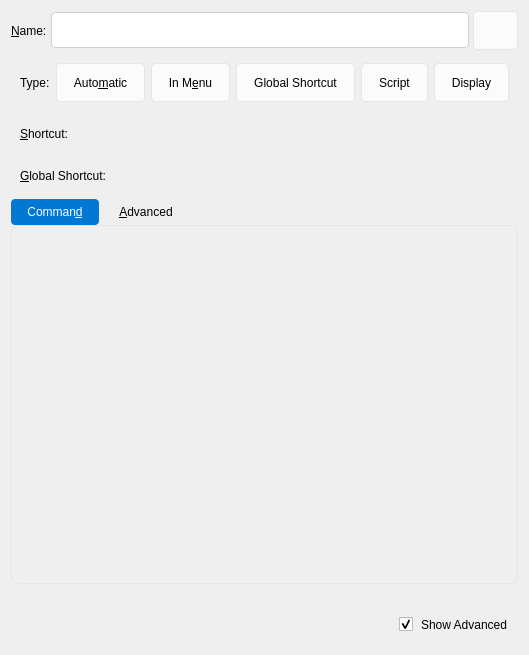
<?xml version="1.0" encoding="UTF-8"?>
<ui version="4.0">
 <class>CommandWidget</class>
 <widget class="QWidget" name="CommandWidget">
  <property name="styleSheet">
   <string>
QLineEdit, QComboBox { border-radius: 4px; border: 1px solid #D1D1D1; padding: 5px 8px; min-height: 24px; background: #FFFFFF; }
QComboBox:focus, QLineEdit:focus { border: 1px solid #0078D4; }
QToolButton { border-radius: 4px; padding: 5px 12px; min-height: 24px; border: 1px solid #E5E5E5; background: #FBFBFB; }
QToolButton:hover { background: #F5F5F5; }
QToolButton:checked { background: #0078D4; color: #FFFFFF; border: 1px solid #0078D4; }
QCheckBox { spacing: 8px; }
QGroupBox { border-radius: 8px; border: 1px solid #E5E5E5; margin-top: 12px; padding: 12px; background: #FFFFFF; }
QGroupBox::title { subcontrol-origin: margin; subcontrol-position: top left; padding: 0 8px; left: 12px; }
QTabWidget::pane { border: 1px solid #E5E5E5; border-radius: 8px; }
QTabBar::tab { border-radius: 4px; padding: 6px 16px; margin-right: 4px; }
QTabBar::tab:selected { background: #0078D4; color: #FFFFFF; }
QScrollArea { border: none; }
QScrollBar:vertical { border: none; background: transparent; width: 8px; margin: 0; }
QScrollBar::handle:vertical { background: #C0C0C0; border-radius: 4px; min-height: 24px; }
QScrollBar::handle:vertical:hover { background: #A0A0A0; }
QScrollBar::add-line:vertical, QScrollBar::sub-line:vertical { height: 0; }
QScrollBar:horizontal { border: none; background: transparent; height: 8px; margin: 0; }
QScrollBar::handle:horizontal { background: #C0C0C0; border-radius: 4px; min-width: 24px; }
QScrollBar::handle:horizontal:hover { background: #A0A0A0; }
QScrollBar::add-line:horizontal, QScrollBar::sub-line:horizontal { width: 0; }
   </string>
  </property>
  <property name="geometry">
   <rect>
    <x>0</x>
    <y>0</y>
    <width>453</width>
    <height>655</height>
   </rect>
  </property>
  <property name="focusPolicy">
   <enum>Qt::WheelFocus</enum>
  </property>
  <layout class="QVBoxLayout" name="verticalLayout_2">
   <property name="spacing">
    <number>4</number>
   </property>
   <item>
    <layout class="QHBoxLayout" name="horizontalLayout">
     <item>
      <widget class="QLabel" name="label_3">
       <property name="sizePolicy">
        <sizepolicy hsizetype="Preferred" vsizetype="Preferred">
         <horstretch>0</horstretch>
         <verstretch>0</verstretch>
        </sizepolicy>
       </property>
       <property name="text">
        <string>&amp;Name:</string>
       </property>
       <property name="buddy">
        <cstring>lineEditName</cstring>
       </property>
      </widget>
     </item>
     <item>
      <widget class="QLineEdit" name="lineEditName">
       <property name="toolTip">
        <string>Command name shown in menu</string>
       </property>
      </widget>
     </item>
     <item>
      <widget class="IconSelectButton" name="buttonIcon"/>
     </item>
    </layout>
   </item>
   <item>
    <widget class="QWidget" name="widgetCommandType" native="true">
     <layout class="QHBoxLayout" name="horizontalLayout_9">
      <item>
       <widget class="QLabel" name="label_2">
        <property name="text">
         <string>Type:</string>
        </property>
       </widget>
      </item>
      <item>
       <widget class="QToolButton" name="toolButtonAutomatic">
        <property name="toolTip">
         <string>Run the command automatically if clipboard has new content</string>
        </property>
        <property name="text">
         <string extracomment="Type of command; triggered by whenever clipboard changes">Auto&amp;matic</string>
        </property>
        <property name="checkable">
         <bool>true</bool>
        </property>
        <property name="toolButtonStyle">
         <enum>Qt::ToolButtonTextBesideIcon</enum>
        </property>
       </widget>
      </item>
      <item>
       <widget class="QToolButton" name="toolButtonInMenu">
        <property name="toolTip">
         <string>Show command in context menu of matching items</string>
        </property>
        <property name="text">
         <string extracomment="Type of command; triggered by a custom application shortcut">In M&amp;enu</string>
        </property>
        <property name="checkable">
         <bool>true</bool>
        </property>
        <property name="toolButtonStyle">
         <enum>Qt::ToolButtonTextBesideIcon</enum>
        </property>
       </widget>
      </item>
      <item>
       <widget class="QToolButton" name="toolButtonGlobalShortcut">
        <property name="text">
         <string extracomment="Type of command; triggered by a custom global/system shortcut">Global Shortcut</string>
        </property>
        <property name="checkable">
         <bool>true</bool>
        </property>
        <property name="toolButtonStyle">
         <enum>Qt::ToolButtonTextBesideIcon</enum>
        </property>
       </widget>
      </item>
      <item>
       <widget class="QToolButton" name="toolButtonIsScript">
        <property name="text">
         <string extracomment="Type of command; allows to extend scripting capabilities">Script</string>
        </property>
        <property name="checkable">
         <bool>true</bool>
        </property>
        <property name="toolButtonStyle">
         <enum>Qt::ToolButtonTextBesideIcon</enum>
        </property>
       </widget>
      </item>
      <item>
       <widget class="QToolButton" name="toolButtonDisplay">
        <property name="text">
         <string extracomment="Type of command; allows change how items are displayed">Display</string>
        </property>
        <property name="checkable">
         <bool>true</bool>
        </property>
        <property name="toolButtonStyle">
         <enum>Qt::ToolButtonTextBesideIcon</enum>
        </property>
       </widget>
      </item>
      <item>
       <spacer name="horizontalSpacer_4">
        <property name="orientation">
         <enum>Qt::Horizontal</enum>
        </property>
        <property name="sizeHint" stdset="0">
         <size>
          <width>40</width>
          <height>20</height>
         </size>
        </property>
       </spacer>
      </item>
     </layout>
    </widget>
   </item>
   <item>
    <widget class="QWidget" name="widgetMenuShortcut" native="true">
     <layout class="QHBoxLayout" name="horizontalLayout_4">
      <item>
       <widget class="QLabel" name="labelShortcut">
        <property name="sizePolicy">
         <sizepolicy hsizetype="Maximum" vsizetype="Preferred">
          <horstretch>0</horstretch>
          <verstretch>0</verstretch>
         </sizepolicy>
        </property>
        <property name="text">
         <string>&amp;Shortcut:</string>
        </property>
        <property name="buddy">
         <cstring>shortcutButton</cstring>
        </property>
       </widget>
      </item>
      <item>
       <widget class="ShortcutButton" name="shortcutButton" native="true">
        <property name="focusPolicy">
         <enum>Qt::WheelFocus</enum>
        </property>
       </widget>
      </item>
      <item>
       <spacer name="horizontalSpacer">
        <property name="orientation">
         <enum>Qt::Horizontal</enum>
        </property>
        <property name="sizeHint" stdset="0">
         <size>
          <width>40</width>
          <height>20</height>
         </size>
        </property>
       </spacer>
      </item>
     </layout>
     <zorder>shortcutButton</zorder>
     <zorder>labelShortcut</zorder>
    </widget>
   </item>
   <item>
    <widget class="QWidget" name="widgetGlobalShortcut" native="true">
     <layout class="QHBoxLayout" name="horizontalLayout_3">
      <item>
       <widget class="QLabel" name="label">
        <property name="text">
         <string>&amp;Global Shortcut:</string>
        </property>
        <property name="buddy">
         <cstring>shortcutButtonGlobalShortcut</cstring>
        </property>
       </widget>
      </item>
      <item>
       <widget class="ShortcutButton" name="shortcutButtonGlobalShortcut" native="true">
        <property name="focusPolicy">
         <enum>Qt::WheelFocus</enum>
        </property>
       </widget>
      </item>
      <item>
       <spacer name="horizontalSpacer_2">
        <property name="orientation">
         <enum>Qt::Horizontal</enum>
        </property>
        <property name="sizeHint" stdset="0">
         <size>
          <width>40</width>
          <height>20</height>
         </size>
        </property>
       </spacer>
      </item>
     </layout>
    </widget>
   </item>
   <item>
    <widget class="QTabWidget" name="tabWidget">
     <property name="sizePolicy">
      <sizepolicy hsizetype="Expanding" vsizetype="Expanding">
       <horstretch>0</horstretch>
       <verstretch>1</verstretch>
      </sizepolicy>
     </property>
     <property name="currentIndex">
      <number>0</number>
     </property>
     <property name="tabBarAutoHide">
      <bool>true</bool>
     </property>
     <widget class="QWidget" name="tab">
      <attribute name="title">
       <string>Comman&amp;d</string>
      </attribute>
      <layout class="QVBoxLayout" name="verticalLayout_3">
       <property name="leftMargin">
        <number>0</number>
       </property>
       <property name="topMargin">
        <number>0</number>
       </property>
       <property name="rightMargin">
        <number>0</number>
       </property>
       <property name="bottomMargin">
        <number>0</number>
       </property>
       <item>
        <widget class="CommandEdit" name="commandEdit" native="true">
         <property name="sizePolicy">
          <sizepolicy hsizetype="Preferred" vsizetype="Preferred">
           <horstretch>0</horstretch>
           <verstretch>1</verstretch>
          </sizepolicy>
         </property>
         <property name="focusPolicy">
          <enum>Qt::WheelFocus</enum>
         </property>
        </widget>
       </item>
      </layout>
     </widget>
     <widget class="QWidget" name="tabAdvanced">
      <attribute name="title">
       <string>&amp;Advanced</string>
      </attribute>
      <layout class="QVBoxLayout" name="verticalLayout_7">
       <property name="leftMargin">
        <number>0</number>
       </property>
       <property name="topMargin">
        <number>0</number>
       </property>
       <property name="rightMargin">
        <number>0</number>
       </property>
       <property name="bottomMargin">
        <number>0</number>
       </property>
       <item>
        <widget class="QScrollArea" name="scrollArea">
         <property name="widgetResizable">
          <bool>true</bool>
         </property>
         <widget class="QWidget" name="scrollAreaWidgetContents">
          <property name="geometry">
           <rect>
            <x>0</x>
            <y>0</y>
            <width>437</width>
            <height>412</height>
           </rect>
          </property>
          <layout class="QVBoxLayout" name="verticalLayout_6">
           <item>
            <layout class="QHBoxLayout" name="horizontalLayout_6">
             <item alignment="Qt::AlignTop">
              <widget class="QGroupBox" name="groupBoxMatchItems">
               <property name="sizePolicy">
                <sizepolicy hsizetype="Preferred" vsizetype="Preferred">
                 <horstretch>1</horstretch>
                 <verstretch>0</verstretch>
                </sizepolicy>
               </property>
               <property name="title">
                <string>Match Items</string>
               </property>
               <layout class="QFormLayout" name="formLayout_2">
                <property name="horizontalSpacing">
                 <number>2</number>
                </property>
                <property name="verticalSpacing">
                 <number>2</number>
                </property>
                <property name="leftMargin">
                 <number>4</number>
                </property>
                <property name="topMargin">
                 <number>4</number>
                </property>
                <property name="rightMargin">
                 <number>4</number>
                </property>
                <property name="bottomMargin">
                 <number>4</number>
                </property>
                <item row="0" column="0">
                 <widget class="QLabel" name="label_4">
                  <property name="sizePolicy">
                   <sizepolicy hsizetype="Preferred" vsizetype="Preferred">
                    <horstretch>0</horstretch>
                    <verstretch>0</verstretch>
                   </sizepolicy>
                  </property>
                  <property name="text">
                   <string>&amp;Content:</string>
                  </property>
                  <property name="buddy">
                   <cstring>lineEditMatch</cstring>
                  </property>
                 </widget>
                </item>
                <item row="0" column="1">
                 <widget class="QLineEdit" name="lineEditMatch">
                  <property name="toolTip">
                   <string>Skips the command if the input text does not match this regular expression (leave empty to match everything).

%2 through %9 (or argument[1] and up in script) in Command and Filter will be replaced with the captured texts.

Examples:

- Match URL: ^(https?|ftp)://
- Match PDF filenames: \.pdf$
- Match single character: ^.$
- Match remote multimedia: ^http://.*\.(ogv|vlc|mp4|mp3)$</string>
                  </property>
                 </widget>
                </item>
                <item row="1" column="0">
                 <widget class="QLabel" name="labelWindow">
                  <property name="text">
                   <string>&amp;Window:</string>
                  </property>
                  <property name="buddy">
                   <cstring>lineEditWindow</cstring>
                  </property>
                 </widget>
                </item>
                <item row="1" column="1">
                 <widget class="QLineEdit" name="lineEditWindow">
                  <property name="toolTip">
                   <string>&lt;p&gt;Use command only for items copied to clipboard from window with title text that matches this regular expression (leave empty to match any window). On macOS, this contains the application name followed by a dash (&amp;quot;-&amp;quot;) then the window title. E.g. &amp;quot;Safari - GitHub&amp;quot;.&lt;/p&gt;</string>
                  </property>
                 </widget>
                </item>
                <item row="2" column="0">
                 <widget class="QLabel" name="label_7">
                  <property name="text">
                   <string>For&amp;mat:</string>
                  </property>
                  <property name="buddy">
                   <cstring>comboBoxInputFormat</cstring>
                  </property>
                 </widget>
                </item>
                <item row="2" column="1">
                 <widget class="QComboBox" name="comboBoxInputFormat">
                  <property name="sizePolicy">
                   <sizepolicy hsizetype="MinimumExpanding" vsizetype="Fixed">
                    <horstretch>0</horstretch>
                    <verstretch>0</verstretch>
                   </sizepolicy>
                  </property>
                  <property name="toolTip">
                   <string>Data of this MIME type will be sent to standard input of command.
Leave empty to disable this.</string>
                  </property>
                  <property name="editable">
                   <bool>true</bool>
                  </property>
                 </widget>
                </item>
                <item row="3" column="0">
                 <widget class="QLabel" name="label_9">
                  <property name="text">
                   <string>&amp;Filter:</string>
                  </property>
                  <property name="buddy">
                   <cstring>lineEditMatchCmd</cstring>
                  </property>
                 </widget>
                </item>
                <item row="3" column="1">
                 <widget class="CommandEdit" name="lineEditMatchCmd" native="true">
                  <property name="sizePolicy">
                   <sizepolicy hsizetype="Preferred" vsizetype="Preferred">
                    <horstretch>0</horstretch>
                    <verstretch>1</verstretch>
                   </sizepolicy>
                  </property>
                  <property name="focusPolicy">
                   <enum>Qt::WheelFocus</enum>
                  </property>
                  <property name="toolTip">
                   <string>Skips the command if the filter command fails with non-zero exit code.</string>
                  </property>
                 </widget>
                </item>
               </layout>
              </widget>
             </item>
            </layout>
           </item>
           <item>
            <widget class="QGroupBox" name="groupBoxAction">
             <property name="title">
              <string>Action</string>
             </property>
             <layout class="QHBoxLayout" name="horizontalLayout_7">
              <property name="leftMargin">
               <number>4</number>
              </property>
              <property name="topMargin">
               <number>4</number>
              </property>
              <property name="rightMargin">
               <number>4</number>
              </property>
              <property name="bottomMargin">
               <number>4</number>
              </property>
              <item>
               <layout class="QFormLayout" name="formLayout_4">
                <property name="fieldGrowthPolicy">
                 <enum>QFormLayout::AllNonFixedFieldsGrow</enum>
                </property>
                <item row="0" column="0">
                 <widget class="QLabel" name="label_6">
                  <property name="text">
                   <string>Cop&amp;y to tab:</string>
                  </property>
                  <property name="buddy">
                   <cstring>comboBoxCopyToTab</cstring>
                  </property>
                 </widget>
                </item>
                <item row="0" column="1">
                 <widget class="QComboBox" name="comboBoxCopyToTab">
                  <property name="toolTip">
                   <string>Name of tab to copy new items into (leave empty not to copy)</string>
                  </property>
                  <property name="editable">
                   <bool>true</bool>
                  </property>
                 </widget>
                </item>
               </layout>
              </item>
              <item>
               <widget class="QCheckBox" name="checkBoxIgnore">
                <property name="toolTip">
                 <string>Remove matching item

Note: If this is applied automatically, no other automatic commands are executed.</string>
                </property>
                <property name="text">
                 <string>&amp;Remove Item</string>
                </property>
               </widget>
              </item>
             </layout>
            </widget>
           </item>
           <item>
            <widget class="QGroupBox" name="groupBoxInMenu">
             <property name="title">
              <string>Menu Action</string>
             </property>
             <layout class="QVBoxLayout" name="verticalLayout_4">
              <property name="spacing">
               <number>2</number>
              </property>
              <property name="leftMargin">
               <number>4</number>
              </property>
              <property name="topMargin">
               <number>4</number>
              </property>
              <property name="rightMargin">
               <number>4</number>
              </property>
              <property name="bottomMargin">
               <number>4</number>
              </property>
              <item>
               <widget class="QCheckBox" name="checkBoxHideWindow">
                <property name="toolTip">
                 <string>Hide window after command is activated from context menu of an item</string>
                </property>
                <property name="text">
                 <string>&amp;Hide main window after activation</string>
                </property>
               </widget>
              </item>
             </layout>
            </widget>
           </item>
           <item>
            <widget class="QGroupBox" name="groupBoxCommandOptions">
             <property name="title">
              <string>Command options</string>
             </property>
             <layout class="QHBoxLayout" name="horizontalLayout_8">
              <property name="spacing">
               <number>2</number>
              </property>
              <property name="leftMargin">
               <number>4</number>
              </property>
              <property name="topMargin">
               <number>4</number>
              </property>
              <property name="rightMargin">
               <number>4</number>
              </property>
              <property name="bottomMargin">
               <number>4</number>
              </property>
              <item>
               <layout class="QFormLayout" name="formLayout">
                <property name="fieldGrowthPolicy">
                 <enum>QFormLayout::AllNonFixedFieldsGrow</enum>
                </property>
                <property name="verticalSpacing">
                 <number>2</number>
                </property>
                <item row="1" column="0">
                 <widget class="QLabel" name="label_8">
                  <property name="text">
                   <string>O&amp;utput:</string>
                  </property>
                  <property name="buddy">
                   <cstring>comboBoxOutputFormat</cstring>
                  </property>
                 </widget>
                </item>
                <item row="1" column="1">
                 <widget class="QComboBox" name="comboBoxOutputFormat">
                  <property name="toolTip">
                   <string>Create items from standard output of the program (leave empty to disable)</string>
                  </property>
                  <property name="editable">
                   <bool>true</bool>
                  </property>
                 </widget>
                </item>
                <item row="2" column="0">
                 <widget class="QLabel" name="separatorLabel">
                  <property name="text">
                   <string>&amp;Separator:</string>
                  </property>
                  <property name="buddy">
                   <cstring>lineEditSeparator</cstring>
                  </property>
                 </widget>
                </item>
                <item row="2" column="1">
                 <widget class="QLineEdit" name="lineEditSeparator">
                  <property name="toolTip">
                   <string>Separator to match for splitting the output to multiple items</string>
                  </property>
                  <property name="text">
                   <string>\n</string>
                  </property>
                 </widget>
                </item>
                <item row="3" column="0">
                 <widget class="QLabel" name="labelOutputTab">
                  <property name="text">
                   <string>Output &amp;tab:</string>
                  </property>
                  <property name="buddy">
                   <cstring>comboBoxOutputTab</cstring>
                  </property>
                 </widget>
                </item>
                <item row="3" column="1">
                 <widget class="QComboBox" name="comboBoxOutputTab">
                  <property name="toolTip">
                   <string>Save items in tab with given name (leave empty to save in first tab)</string>
                  </property>
                  <property name="editable">
                   <bool>true</bool>
                  </property>
                 </widget>
                </item>
               </layout>
              </item>
              <item>
               <layout class="QVBoxLayout" name="verticalLayout">
                <property name="spacing">
                 <number>16</number>
                </property>
                <item>
                 <widget class="QCheckBox" name="checkBoxWait">
                  <property name="toolTip">
                   <string>Show action dialog before executing the command</string>
                  </property>
                  <property name="text">
                   <string>&amp;Wait</string>
                  </property>
                 </widget>
                </item>
                <item>
                 <widget class="QCheckBox" name="checkBoxTransform">
                  <property name="toolTip">
                   <string>Change item, don't create any new items</string>
                  </property>
                  <property name="text">
                   <string>Tr&amp;ansform</string>
                  </property>
                 </widget>
                </item>
               </layout>
              </item>
             </layout>
            </widget>
           </item>
           <item>
            <spacer name="verticalSpacer">
             <property name="orientation">
              <enum>Qt::Vertical</enum>
             </property>
             <property name="sizeHint" stdset="0">
              <size>
               <width>20</width>
               <height>40</height>
              </size>
             </property>
            </spacer>
           </item>
          </layout>
         </widget>
        </widget>
       </item>
      </layout>
     </widget>
    </widget>
   </item>
   <item>
    <widget class="QLabel" name="labelDescription">
     <property name="text">
      <string/>
     </property>
     <property name="wordWrap">
      <bool>true</bool>
     </property>
    </widget>
   </item>
   <item>
    <spacer name="verticalSpacer_2">
     <property name="orientation">
      <enum>Qt::Vertical</enum>
     </property>
     <property name="sizeHint" stdset="0">
      <size>
       <width>20</width>
       <height>0</height>
      </size>
     </property>
    </spacer>
   </item>
   <item>
    <widget class="QWidget" name="widget" native="true">
     <layout class="QHBoxLayout" name="horizontalLayout_5">
      <item>
       <spacer name="horizontalSpacer_3">
        <property name="orientation">
         <enum>Qt::Horizontal</enum>
        </property>
        <property name="sizeHint" stdset="0">
         <size>
          <width>134</width>
          <height>20</height>
         </size>
        </property>
       </spacer>
      </item>
      <item>
       <widget class="QCheckBox" name="checkBoxShowAdvanced">
        <property name="text">
         <string>Show Advanced</string>
        </property>
        <property name="checked">
         <bool>true</bool>
        </property>
       </widget>
      </item>
     </layout>
    </widget>
   </item>
  </layout>
 </widget>
 <customwidgets>
  <customwidget>
   <class>CommandEdit</class>
   <extends>QWidget</extends>
   <header>gui/commandedit.h</header>
   <container>1</container>
  </customwidget>
  <customwidget>
   <class>IconSelectButton</class>
   <extends>QToolButton</extends>
   <header>gui/iconselectbutton.h</header>
  </customwidget>
  <customwidget>
   <class>ShortcutButton</class>
   <extends>QWidget</extends>
   <header>gui/shortcutbutton.h</header>
   <container>1</container>
  </customwidget>
 </customwidgets>
 <tabstops>
  <tabstop>lineEditName</tabstop>
  <tabstop>buttonIcon</tabstop>
  <tabstop>toolButtonAutomatic</tabstop>
  <tabstop>toolButtonInMenu</tabstop>
  <tabstop>toolButtonGlobalShortcut</tabstop>
  <tabstop>toolButtonIsScript</tabstop>
  <tabstop>toolButtonDisplay</tabstop>
  <tabstop>shortcutButton</tabstop>
  <tabstop>shortcutButtonGlobalShortcut</tabstop>
  <tabstop>tabWidget</tabstop>
  <tabstop>lineEditMatch</tabstop>
  <tabstop>lineEditWindow</tabstop>
  <tabstop>comboBoxInputFormat</tabstop>
  <tabstop>lineEditMatchCmd</tabstop>
  <tabstop>comboBoxCopyToTab</tabstop>
  <tabstop>checkBoxIgnore</tabstop>
  <tabstop>checkBoxHideWindow</tabstop>
  <tabstop>comboBoxOutputFormat</tabstop>
  <tabstop>lineEditSeparator</tabstop>
  <tabstop>comboBoxOutputTab</tabstop>
  <tabstop>checkBoxWait</tabstop>
  <tabstop>checkBoxTransform</tabstop>
 </tabstops>
 <resources/>
 <connections/>
</ui>
